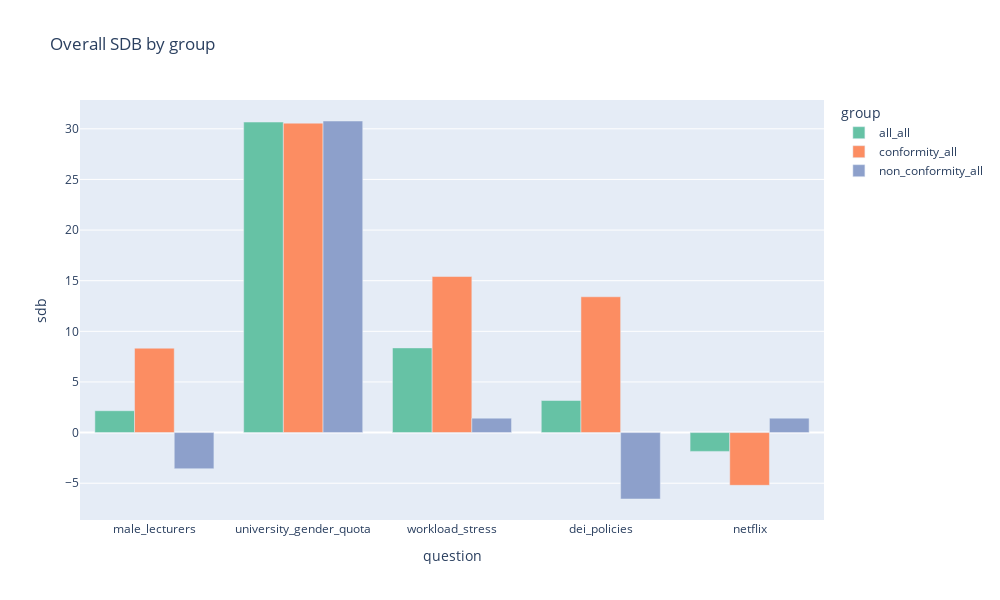

Write notebook code for a chart like this one.
### Markdown cell above
dont break it down by question either

### Code cell
temp_sdb = all_sdb.loc[all_sdb['group'].isin(all_cols), :]

# create 3 groups of bars for each question based on all_cols female_cols and male_cols
fig = px.bar(temp_sdb, x='question', y='sdb', color='group', barmode='group', color_discrete_sequence=px.colors.qualitative.Set2, title='Overall SDB by group')

# increase plot size and change color palette to viridis
fig.update_layout(
    autosize=False,
    width=1000,
    height=600,
    coloraxis=dict(colorscale='viridis')
)

fig.show()

### Figure 1 — Plotly figure (JSON) as saved in the notebook; plotly's stock layout.template omitted (floating-point values rounded to 4 significant figures)
{"data": [{"alignmentgroup": "True", "hovertemplate": "group=all_all<br>question=%{x}<br>sdb=%{y}<extra></extra>", "legendgroup": "all_all", "marker": {"color": "rgb(102,194,165)", "pattern": {"shape": ""}}, "name": "all_all", "offsetgroup": "all_all", "orientation": "v", "showlegend": true, "textposition": "auto", "type": "bar", "x": ["male_lecturers", "university_gender_quota", "workload_stress", "dei_policies", "netflix"], "xaxis": "x", "y": [2.159, 30.67, 8.364, 3.168, -1.859], "yaxis": "y"}, {"alignmentgroup": "True", "hovertemplate": "group=conformity_all<br>question=%{x}<br>sdb=%{y}<extra></extra>", "legendgroup": "conformity_all", "marker": {"color": "rgb(252,141,98)", "pattern": {"shape": ""}}, "name": "conformity_all", "offsetgroup": "conformity_all", "orientation": "v", "showlegend": true, "textposition": "auto", "type": "bar", "x": ["male_lecturers", "university_gender_quota", "workload_stress", "dei_policies", "netflix"], "xaxis": "x", "y": [8.333, 30.56, 15.41, 13.41, -5.208], "yaxis": "y"}, {"alignmentgroup": "True", "hovertemplate": "group=non_conformity_all<br>question=%{x}<br>sdb=%{y}<extra></extra>", "legendgroup": "non_conformity_all", "marker": {"color": "rgb(141,160,203)", "pattern": {"shape": ""}}, "name": "non_conformity_all", "offsetgroup": "non_conformity_all", "orientation": "v", "showlegend": true, "textposition": "auto", "type": "bar", "x": ["male_lecturers", "university_gender_quota", "workload_stress", "dei_policies", "netflix"], "xaxis": "x", "y": [-3.571, 30.77, 1.429, -6.557, 1.429], "yaxis": "y"}], "layout": {"autosize": false, "barmode": "group", "coloraxis": {"colorscale": [[0, "#440154"], [0.1111, "#482878"], [0.2222, "#3e4989"], [0.3333, "#31688e"], [0.4444, "#26828e"], [0.5556, "#1f9e89"], [0.6667, "#35b779"], [0.7778, "#6ece58"], [0.8889, "#b5de2b"], [1, "#fde725"]]}, "height": 600, "legend": {"title": {"text": "group"}, "tracegroupgap": 0}, "title": {"text": "Overall SDB by group"}, "width": 1000, "xaxis": {"anchor": "y", "domain": [0, 1], "title": {"text": "question"}}, "yaxis": {"anchor": "x", "domain": [0, 1], "title": {"text": "sdb"}}}}
